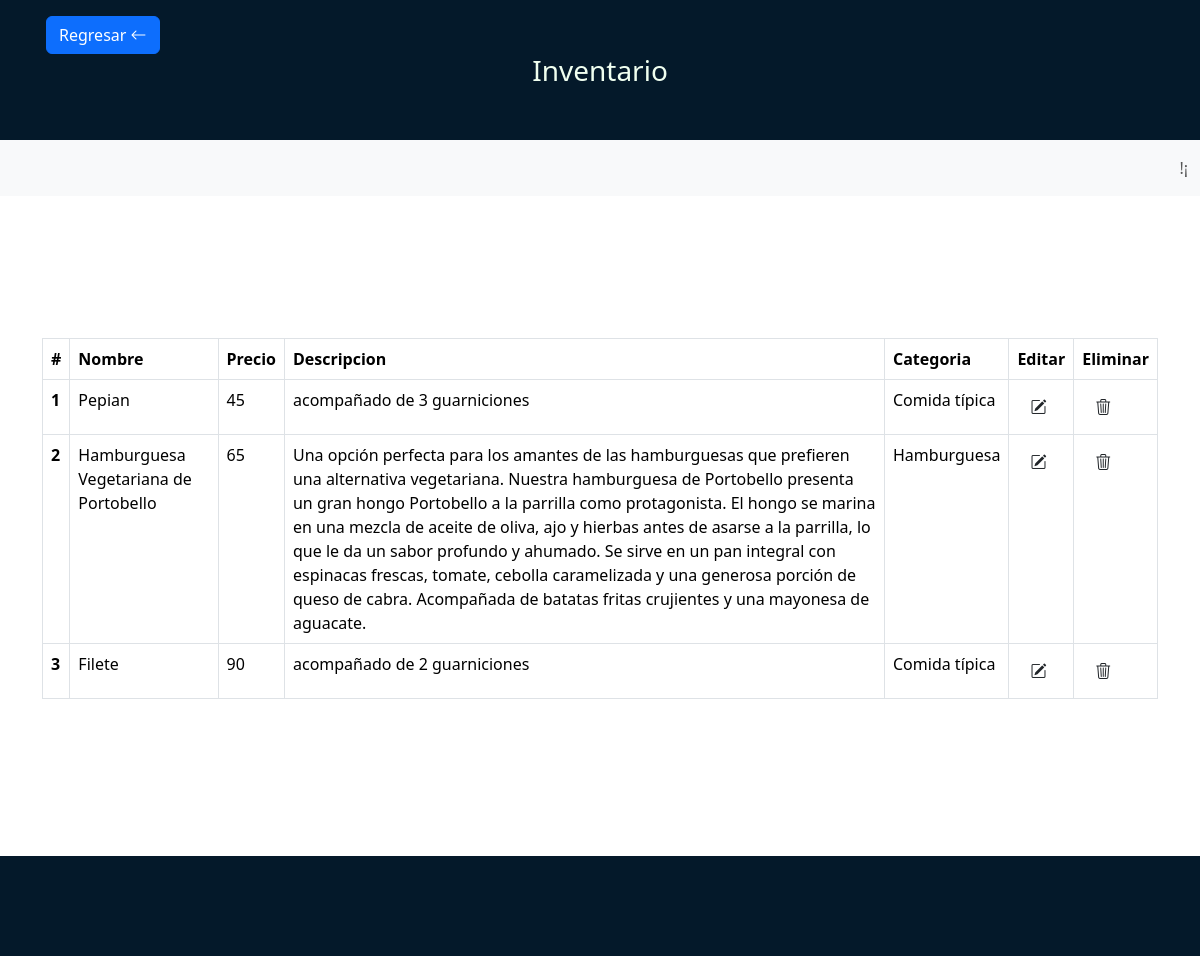
The app's page /inventario.php with its own data.
### tables this page shows
CREATE TABLE `menu` (
  `id_menu` int(11) NOT NULL,
  `nombre_menu` varchar(50) NOT NULL,
  `precio` varchar(123) NOT NULL,
  `descripcion` text NOT NULL,
  `id_categoria` int(11) NOT NULL,
  `nombre_categoria` varchar(50) NOT NULL,
  `img_menu` longblob NOT NULL
);

### inventario.php (the view, shortened to what this page needs)
<?php include("include//header.php") ?>
<?php include("config//conexion.php"); ?>
<header class="header-menu">
    <div class="container" style="padding:1em;">
            <div class="row">
                <div>
                    <a class="btn btn-primary" href="admin.php" role="button">Regresar
                    <i class="bi bi-arrow-left"></i>
                    </a>
                </div>
                <div class="header-container">
                    <h3 class="color-text heading">Inventario</h3>
                </div>
            </div>
        </div>
</header>
<nav class="navbar navbar-expand-lg bg-body-tertiary" style="background-color: #e3f2fd;">
    <div class="container-fluid">
        <div class="collapse navbar-collapse" id="navbarText">
            <span class="navbar-text">
                !¡
            </span>
        </div>
    </div>
</nav>
<main class="container main-menu-cars" style="justify-content: center">
    <table class="table table-bordered">
        <thead>
            <tr>
                <th scope="col">#</th>
                <th scope="col">Nombre</th>
                <th scope="col">Precio</th>
                <th scope="col">Descripcion</th>
                <th scope="col">Categoria</th>
                <th scope="col">Editar</th>
                <th scope="col">Eliminar</th>
            </tr>
        </thead>
        <?php
        $query = "SELECT * FROM menu";
        $result_tasks = mysqli_query($conn, $query);
        if (mysqli_num_rows($result_tasks) > 0) {
            while ($row = mysqli_fetch_assoc($result_tasks)) {
        ?>
                <tbody class="table-group">
                    <tr>
                        <th scope="row"> <?php echo $row['id_menu']; ?> </th>
                        <td> <?php echo $row['nombre_menu']; ?> </td>
                        <td> <?php echo $row['precio']; ?> </td>
                        <td> <?php echo $row['descripcion']; ?> </td>
                        <td> <?php echo $row['nombre_categoria']; ?> </td>
                        <td> <i type="button" class="bi bi-pencil-square btn"></i> </td>
                        <td> <i type="button" class="bi bi-trash3 btn"></i> </td>
                    </tr>
                </tbody>
        <?php
            }
        } else {
            echo '<i class="bi bi-cart-x bi-lg" style="font-size: 35px !important;">No se encontraron registros.</i>';
        }
        ?>
    </table>
</main>
<?php include("include//footer.php") ?>

### include/header.php (shortened to what this page needs)
<!DOCTYPE html>
<html lang="es">
<head>
    <link href="view/styles/normalize.css" type="text/css"  rel="stylesheet"/>
    <link href="view/styles/styles.css" type="text/css" rel="stylesheet"/>
    <link href="https://cdn.jsdelivr.net/npm/bootstrap@5.3.1/dist/css/bootstrap.min.css" rel="stylesheet"
 />
</head>
<body class="body-menu">

### include/footer.php (shortened to what this page needs)
    <footer class="footer-menu"></footer>
</body>
</html>

### view/styles/styles.css (style rules this page uses)
.body-menu { width: 100%; min-height: 100vh; }
.header-menu { display: flex; background: #04192A; width: 100%; height: 100px; max-height: 100px; min-height: 140px; }
.main-menu-cars { display: flex !important; width:100% !important; align-items: center !important; min-height: calc(100vh - 140px) !important; }
.footer-menu { display: flex; background: #04192A; width: 100%; height: 100px; }
.color-text { color: honeydew !important; }
.header-container { width: 100%; display: flex; justify-content: center; align-items: center; }

### records on screen
menu: id_menu "1", nombre_menu "Pepian", precio "45", descripcion "acompañado de 3 guarniciones", nombre_categoria "Comida típica"
menu: id_menu "2", nombre_menu "Hamburguesa Vegetariana de Portobello", precio "65", descripcion "Una opción perfecta para los amantes de las hamburguesas que prefieren una alternativa vegetariana. Nuestra hamburguesa de Portobello presenta un gran hongo Portobello a la parrilla como protagonista. El hongo se marina en una mezcla de aceite de oliva, ajo y hierbas antes de asarse a la parrilla, lo que le da un sabor profundo y ahumado. Se sirve en un pan integral con espinacas frescas, tomate, cebolla caramelizada y una generosa porción de queso de cabra. Acompañada de batatas fritas crujientes y una mayonesa de aguacate.", nombre_categoria "Hamburguesa"
menu: id_menu "3", nombre_menu "Filete", precio "90", descripcion "acompañado de 2 guarniciones", nombre_categoria "Comida típica"
